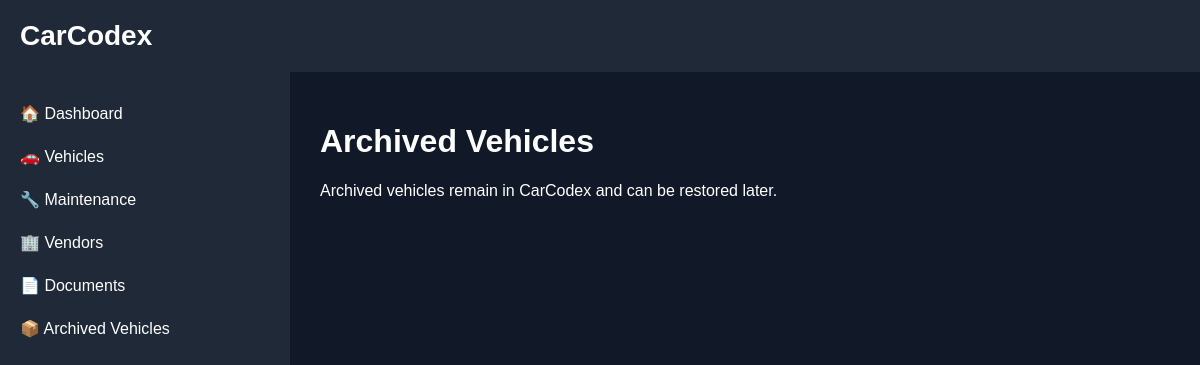
Page /vehicles-archived on the earlier database version.
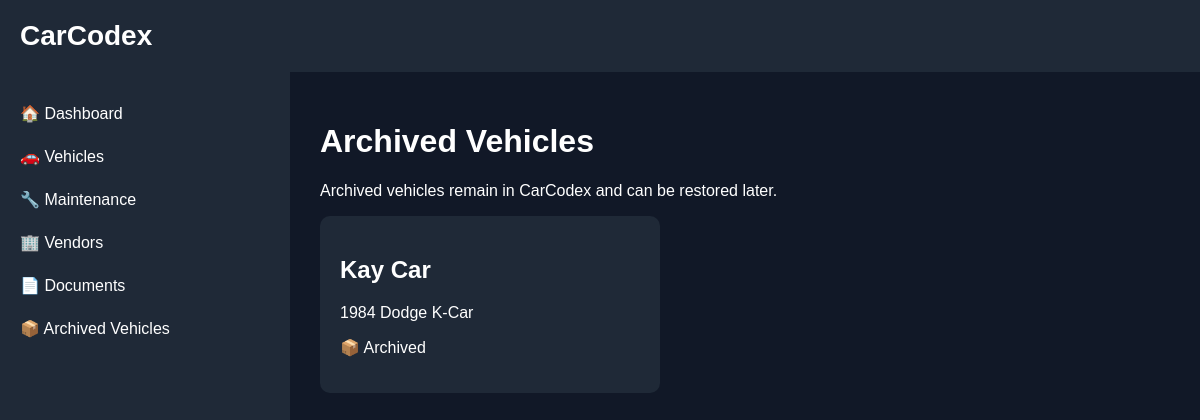
Same page on the later database version.
### backend/models.py (models this page shows)
class Vehicle(Base):
    __tablename__ = "vehicles"
    id = Column(Integer, primary_key=True, index=True)
    nickname = Column(String)
    vin = Column(String)
    year = Column(Integer)
    make = Column(String)
    model = Column(String)
    trim = Column(String)
    current_mileage = Column(Integer)
    archived = Column(
        Boolean,
        default=False
)

### backend/main.py (the view)
@app.get(
    "/vehicles-archived",
    response_class=HTMLResponse
)
def archived_vehicles(
    request: Request
):
    db = SessionLocal()
    vehicles = db.query(
        Vehicle
    ).filter(
        Vehicle.archived == True
    ).all()
    db.close()
    return templates.TemplateResponse(
        request=request,
        name="vehicles_archived.html",
        context={
            "request": request,
            "vehicles": vehicles
        }
    )

### backend/templates/vehicles_archived.html (shortened to what this page needs)
{% extends "base.html" %}
{% block content %}
<h1>Archived Vehicles</h1>
<p>
    Archived vehicles remain in CarCodex and can
    be restored later.
</p>
<div class="vehicle-grid">
    {% for vehicle in vehicles %}
        <a href="/vehicle/{{ vehicle.id }}"
           class="vehicle-link">
            <div class="vehicle-card">
                <h2>{{ vehicle.nickname }}</h2>
                <p>
                    {{ vehicle.year }}
                    {{ vehicle.make }}
                    {{ vehicle.model }}
                </p>
                <p>
                    📦 Archived
                </p>
            </div>
        </a>
    {% endfor %}
</div>
{% endblock %}

Differences in the rows shown:
added Vehicle: nickname "Kay Car", year "1984", make "Dodge", model "K-Car"
